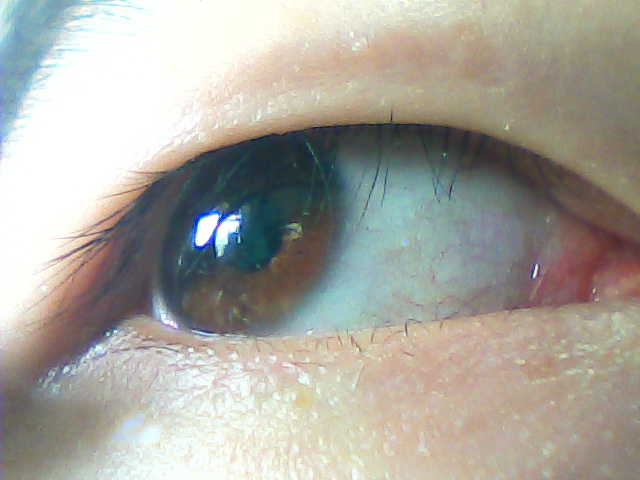
#> input picture eyes/eye4.jpg, 640 x 480 px
$ python gaze_tracking_1.py   (older library calls are emulated)
#> lines starting #> are read from the running program, lines starting #| are printed output that depends on the picture; after the words box and inside, x2 and y2 are one past the last pixel; in counts of white or black regions, pixels touching at a corner belong together
import cv2
import numpy as np


class GazeTracking(object):

    def __init__(self, frame, average_iris_size = 0.20):
        self.frame = frame
        self.average_iris_size = average_iris_size

    @staticmethod
    def pupil_size(iris_frame):
        """
        返回虹膜占据眼睛的表面空间的百分比。
        """
        height, width = iris_frame.shape[:2]
        nb_pixels = height * width
        nb_blacks = nb_pixels - cv2.countNonZero(iris_frame)  # 虹膜像素数
        return nb_blacks / nb_pixels

    @staticmethod
    def image_processing(frame, threshold):
        # 双边滤波 邻域直径:10，空间高斯函数标准差:15，灰度值相似性高斯函数标准差:15
        new_frame = cv2.bilateralFilter(frame, 10, 15, 15)

        # 腐蚀
        # iteration的值越高，模糊程度(腐蚀程度)就越高呈正相关关系
        # 感觉不用 腐蚀 的话，识别度跟高
        # kernel = np.ones((3, 3), np.uint8)
        # new_frame = cv2.erode(new_frame, kernel, iterations=3)
        # cv2.imwrite("data/eye_frame_bilateralFilter_erode.jpg", new_frame)

        new_frame = cv2.threshold(new_frame, threshold, 255, cv2.THRESH_BINARY)[1]

        return new_frame

    def find_best_threshold(self, frame):
        trials = {}

        for threshold in range(30, 100, 2):
            iris_frame = self.image_processing(frame, threshold)
            trials[threshold] = self.pupil_size(iris_frame)

        # 以 abs(iris_size - average_iris_size) 为关键，求最小项
        best_threshold, iris_size = min(trials.items(), key=(lambda p: abs(p[1] - self.average_iris_size)))

        return best_threshold

    def pretreat(self):
        # 裁切图片
        height, width = self.frame.shape[:2]
        self.frame = self.frame[10:height-10, 10:width-80]

        # 缩小尺寸
        self.frame = cv2.resize(self.frame, (int(width / 10), int(height / 10)))

        # 灰度化，双边滤波
        gray = cv2.cvtColor(self.frame, cv2.COLOR_BGR2GRAY)
        new_frame = cv2.bilateralFilter(gray, 10, 15, 15)
        cv2.imshow("bilateralFilter", new_frame)
        return new_frame

    @staticmethod
    def add_border(new_frame):
        # 加白边
        height, width = new_frame.shape[:2]
        white_l = 255 * np.ones((height, 2), np.uint8)  # 白底左右
        white_t = 255 * np.ones((2, width + 4), np.uint8)  # 白底上下

        new_frame = np.concatenate((new_frame, white_l), axis=1)
        new_frame = np.concatenate((white_l, new_frame), axis=1)
        new_frame = np.concatenate((new_frame, white_t), axis=0)
        new_frame = np.concatenate((white_t, new_frame), axis=0)

        return new_frame

    @staticmethod
    def find_iris_cnt(new_frame):
        # 从二值化虹膜图像中找出轮廓
        _, contours, _ = cv2.findContours(new_frame, cv2.RETR_TREE, cv2.CHAIN_APPROX_NONE)
        # 将找出的轮廓按面积排序
        contours = sorted(contours, key=cv2.contourArea)
        # 虹膜即为面积第二大的
        iris_cnt = contours[-2]

        # 提取轮廓面积前2大的
        iris_frame = cv2.cvtColor(new_frame.copy(), cv2.COLOR_BAYER_GR2BGR)
        imag_2 = cv2.drawContours(iris_frame.copy(), [contours[-2]], 0, (0, 255, 0), 2)
        imag_1 = cv2.drawContours(iris_frame.copy(), [contours[-1]], 0, (255, 0, 0), 2)
        cv2.imshow("contours_2", imag_2)
        # cv2.imshow("contours_1", imag_1)

        return iris_cnt

    def detect_iris(self, iris_cnt):
        self.x, self.y = 0, 0
        # 计算质心
        try:
            # 提取轮廓几何特征，计算质心
            moments = cv2.moments(iris_cnt)
            self.x = int(moments['m10'] / moments['m00']) - 2
            self.y = int(moments['m01'] / moments['m00']) + 2
        except (IndexError, ZeroDivisionError):
            pass

        # (x, y), radius = cv2.minEnclosingCircle(iris_cnt)
        # (self.x, self.y) = (int(x), int(y))
        # 画十字标
        color = (0, 255, 0)

        cv2.line(self.frame, (self.x - 3, self.y), (self.x + 3, self.y), color, thickness=2)
        cv2.line(self.frame, (self.x, self.y - 3), (self.x, self.y + 3), color, thickness=2)
        cv2.imshow("target", self.frame)

    def hough(self, frame):
        img = self.frame.copy()
        circle1 = cv2.HoughCircles(frame, cv2.HOUGH_GRADIENT, 1, 80, param1=8, param2=3, minRadius=5,
                                   maxRadius=12)  # 把半径范围缩小点，检测内圆，瞳孔
        circles = circle1[0, :, :]  # 提取为二维
        circles = np.uint16(np.around(circles))  # 四舍五入，取整
        for i in circles[:]:
            cv2.circle(img, (i[0], i[1]), i[2], (255, 0, 0), 2)  # 画圆
            print(i[2])
            cv2.circle(img, (i[0], i[1]), 2, (255, 0, 0), 1)  # 画圆心

        cv2.imshow("tt", img)

    def analyze(self):
        new_frame = self.pretreat()
        best_threshold = self.find_best_threshold(new_frame)
        print("best_threshold:", best_threshold)

        new_frame = cv2.threshold(new_frame, best_threshold, 255, cv2.THRESH_BINARY)[1]
        cv2.imshow("binary image", new_frame)

        self.hough(new_frame)

        new_frame = self.add_border(new_frame)
        iris_cnt = self.find_iris_cnt(new_frame)
        self.detect_iris(iris_cnt)


if __name__ == '__main__':
    frame = cv2.imread("eyes/eye4.jpg")
#> frame is the input picture: shape (480, 640, 3); mean B, G, R 157.7, 166, 168.2

    gaze = GazeTracking(frame)
    gaze.analyze()
#> in pretreat, `self.frame = self.frame[10:height-10, 10:width-80]`:
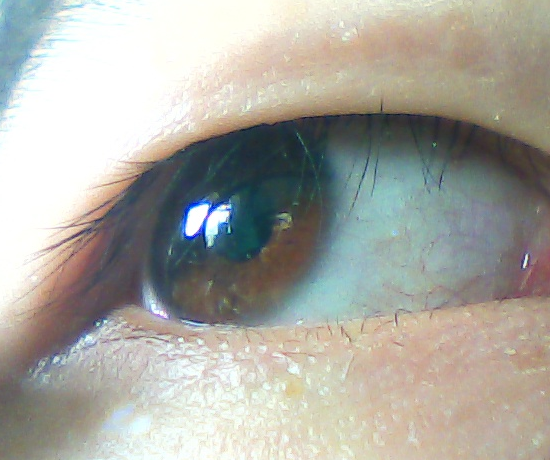
#> self.frame: shape (460, 550, 3); mean B, G, R 161.4, 168.7, 169.6
#> in pretreat, `gray = cv2.cvtColor(self.frame, cv2.COLOR_BGR2GRAY)`:
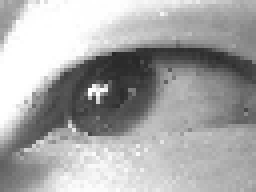
#> gray: shape (48, 64) (shown 4 times larger); min 40, max 255, mean 168.2
#> the loop in find_best_threshold, `for threshold in range(30, 100, 2):` made 35 passes
#> nb_blacks in pupil_size on passes 1 to 12: 0, 0, 0, 0, 0, 0, 0, 0, 0, 1, 20, 48
#> after the loop in find_best_threshold, `for threshold in range(30, 100, 2):`:
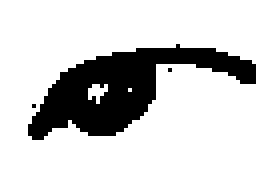
#> iris_frame: shape (48, 64) (shown 4 times larger); 80.7% white; 3 black regions (2 under 20 px), largest, box (x1, y1, x2, y2) and area: (7, 11, 64, 35) 591
#> after the loop in find_best_threshold, `for threshold in range(30, 100, 2):`: trials = 35 items
#> in find_best_threshold, `best_threshold, iris_size = min(trials.items(), key=(lambda p: abs(p[1..`: best_threshold = 98; iris_size = 0.193
#> in analyze, `best_threshold = self.find_best_threshold(new_frame)`: best_threshold = 98
#| best_threshold: 98
#> in analyze, `new_frame = cv2.threshold(new_frame, best_threshold, 255, cv2.THRESH_B..`: new_frame: shape (48, 64); 81.3% white; 3 black regions (2 under 20 px), largest, box (x1, y1, x2, y2) and area: (6, 11, 64, 36) 573
#> in hough, `circle1 = cv2.HoughCircles(frame, cv2.HOUGH_GRADIENT, 1, 80, param1=8,..`: circle1 = [[27.5, 20.5, 10.2]]
#> in hough, `circles = np.uint16(np.around(circles))`: circles = [[28, 20, 10]]
#> the loop in hough, `for i in circles[:]:` made 1 pass
#| 10
#> after the loop in hough, `for i in circles[:]:`:
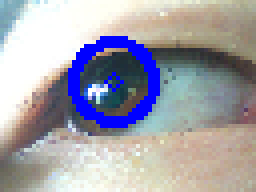
#> img: shape (48, 64, 3) (shown 4 times larger); mean B, G, R 170.8, 161.2, 162.4
#> in add_border, `new_frame = np.concatenate((white_l, new_frame), axis=1)`: new_frame: shape (48, 68); 82.4% white; 3 black regions (2 under 20 px), largest, box (x1, y1, x2, y2) and area: (8, 11, 66, 36) 573
#> in add_border, `new_frame = np.concatenate((white_t, new_frame), axis=0)`:
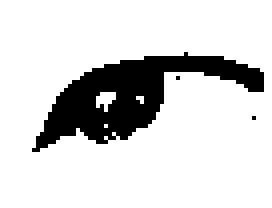
#> new_frame: shape (52, 68) (shown 4 times larger); 83.7% white; 3 black regions (2 under 20 px)
#> in find_iris_cnt, `_, contours, _ = cv2.findContours(new_frame, cv2.RETR_TREE, cv2.CHAIN_..`: contours = 7 contours, 5 with area under 20; largest, box (x1, y1, x2, y2) and area: (0, 0, 68, 52) 3417, (7, 12, 67, 39) 664
#> in find_iris_cnt, `iris_cnt = contours[-2]`: iris_cnt = contour of 143 points, box (x1, y1, x2, y2) (7, 12, 67, 39), area 664
#> in find_iris_cnt, `imag_1 = cv2.drawContours(iris_frame.copy(), [contours[-1]], 0, (255, ..`:
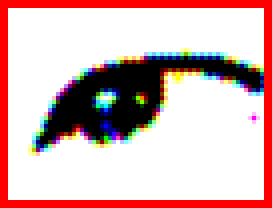
#> imag_1: shape (52, 68, 3) (shown 4 times larger); mean R, G, B 213.1, 180.5, 180
#> in detect_iris, `moments = cv2.moments(iris_cnt)`: moments = moments, m00 663.5, centre m10/m00, m01/m00 = (32.44, 23.41)
#> in detect_iris, `self.x = int(moments['m10'] / moments['m00']) - 2`: self.x = 30
#> in detect_iris, `self.y = int(moments['m01'] / moments['m00']) + 2`: self.y = 25
#> in detect_iris, `cv2.line(self.frame, (self.x - 3, self.y), (self.x + 3, self.y), color..`: self.frame: shape (48, 64, 3); mean B, G, R 160.8, 170.1, 169.3
#> in detect_iris, `cv2.line(self.frame, (self.x, self.y - 3), (self.x, self.y + 3), color..`:
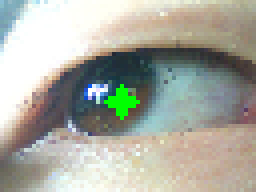
#> self.frame: shape (48, 64, 3) (shown 4 times larger); mean B, G, R 160.5, 171, 169
    print(gaze.x, gaze.y)
#| 30 25

    cv2.waitKey(0)
    cv2.destroyAllWindows()
